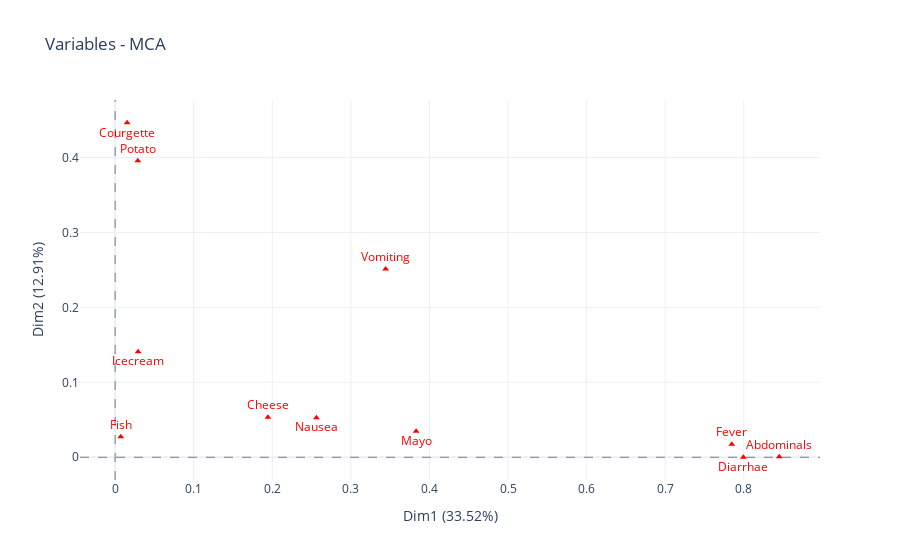

The cell this chart's notebook holds for it:
### Markdown cell above
La correlación entre variables y dimensiones principales
ayuda a identificar las variables que están más correlacionadas con cada dimensión. En este caso hacemos uso del $cos2$ para graficarlas.

### Code cell
plot_var_corr(mca2, df2, df2_mca2)

### Figure 1 — Plotly figure (JSON) as saved in the notebook; plotly's stock layout.template omitted (floating-point values rounded to 4 significant figures)
{"data": [{"hovertemplate": "Dim1=%{x}<br>Dim2=%{y}<br>index=%{text}<extra></extra>", "legendgroup": "", "marker": {"color": "red", "symbol": "triangle-up"}, "mode": "markers+text", "name": "", "orientation": "v", "showlegend": false, "text": ["Fish", "Courgette", "Potato", "Icecream", "Cheese", "Nausea", "Vomiting", "Mayo", "Fever", "Diarrhae", "Abdominals"], "textfont": {"color": "red"}, "textposition": ["top center", "bottom center", "top center", "bottom center", "top center", "bottom center", "top center", "bottom center", "top center", "bottom center", "top center"], "type": "scatter", "x": [0.007137, 0.01527, 0.02886, 0.02922, 0.1944, 0.2562, 0.3442, 0.383, 0.7847, 0.7995, 0.8451], "xaxis": "x", "y": [0.02727, 0.4464, 0.3958, 0.1409, 0.05348, 0.0528, 0.2512, 0.03466, 0.01748, 4.343e-06, 0.0006216], "yaxis": "y"}], "layout": {"legend": {"tracegroupgap": 0}, "shapes": [{"line": {"color": "black", "dash": "dash", "width": 0.5}, "type": "line", "x0": 0, "x1": 1, "xref": "x domain", "y0": 0, "y1": 0, "yref": "y"}, {"line": {"color": "black", "dash": "dash", "width": 0.5}, "type": "line", "x0": 0, "x1": 0, "xref": "x", "y0": 0, "y1": 1, "yref": "y domain"}], "title": {"text": "Variables - MCA"}, "xaxis": {"anchor": "y", "domain": [0, 1], "title": {"text": "Dim1 (33.52%)"}}, "yaxis": {"anchor": "x", "domain": [0, 1], "title": {"text": "Dim2 (12.91%)"}}}}
